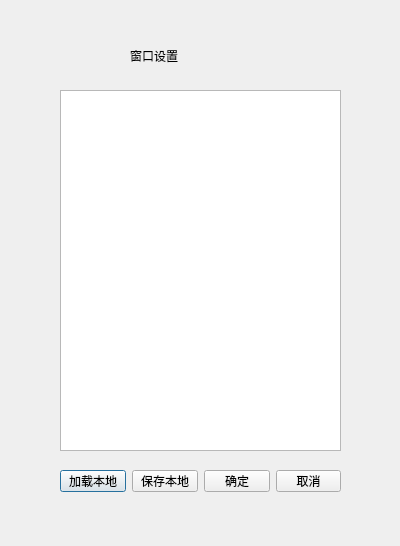
<?xml version="1.0" encoding="UTF-8"?>
<ui version="4.0">
 <class>filterWindow_Dialog</class>
 <widget class="QDialog" name="filterWindow_Dialog">
  <property name="geometry">
   <rect>
    <x>0</x>
    <y>0</y>
    <width>400</width>
    <height>546</height>
   </rect>
  </property>
  <property name="windowTitle">
   <string>窗口设置</string>
  </property>
  <property name="windowIcon">
   <iconset resource="imgsource.qrc">
    <normaloff>:/new/prefix1/images/mapIcon.png</normaloff>:/new/prefix1/images/mapIcon.png</iconset>
  </property>
  <widget class="QTableWidget" name="tableWidget">
   <property name="geometry">
    <rect>
     <x>60</x>
     <y>90</y>
     <width>281</width>
     <height>361</height>
    </rect>
   </property>
  </widget>
  <widget class="QLabel" name="label">
   <property name="geometry">
    <rect>
     <x>130</x>
     <y>40</y>
     <width>81</width>
     <height>31</height>
    </rect>
   </property>
   <property name="styleSheet">
    <string notr="true">font: 12pt &quot;黑体&quot;;</string>
   </property>
   <property name="text">
    <string>窗口设置</string>
   </property>
  </widget>
  <widget class="QWidget" name="">
   <property name="geometry">
    <rect>
     <x>60</x>
     <y>470</y>
     <width>281</width>
     <height>22</height>
    </rect>
   </property>
   <layout class="QHBoxLayout" name="horizontalLayout">
    <item>
     <widget class="QPushButton" name="loadLocal_pushButton">
      <property name="text">
       <string>加载本地</string>
      </property>
     </widget>
    </item>
    <item>
     <widget class="QPushButton" name="saveLocal_pushButton">
      <property name="text">
       <string>保存本地</string>
      </property>
     </widget>
    </item>
    <item>
     <widget class="QPushButton" name="ok_pushButton">
      <property name="text">
       <string>确定</string>
      </property>
     </widget>
    </item>
    <item>
     <widget class="QPushButton" name="cancel_pushButton">
      <property name="text">
       <string>取消</string>
      </property>
     </widget>
    </item>
   </layout>
  </widget>
 </widget>
 <resources>
  <include location="imgsource.qrc"/>
 </resources>
 <connections/>
</ui>
